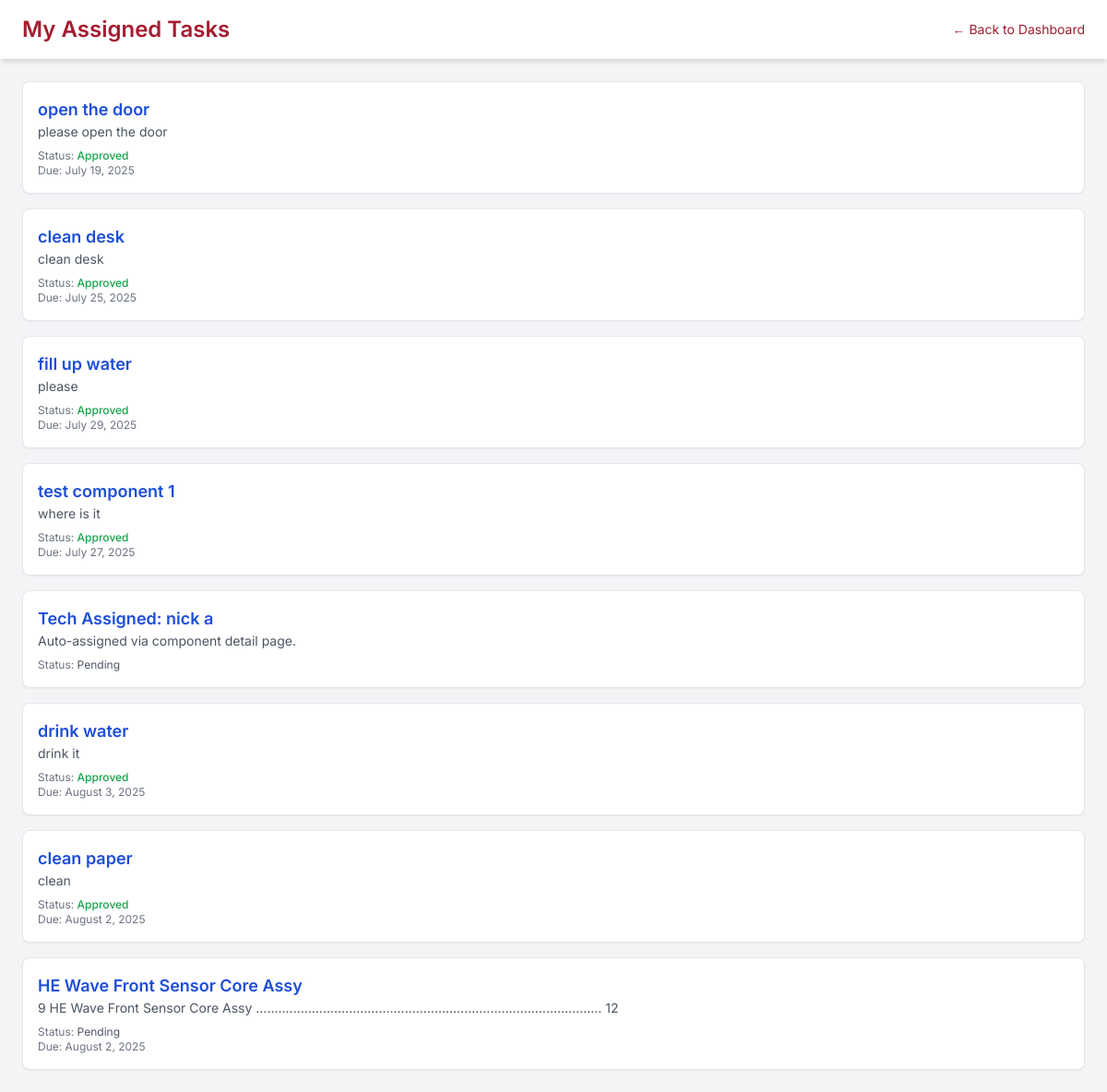
Screenshot of /my-tasks/ (signed in) with the database file from the repository.
### tracker/models.py (models this page shows, shortened)
class Task(models.Model):
    section = models.CharField(max_length=20, blank=True, null=True)
    title = models.CharField(max_length=100)
    description = models.TextField(blank=True)
    project = models.ForeignKey(Project, on_delete=models.CASCADE, related_name='tasks', null=True, blank=True)
    component = models.ForeignKey(Component, on_delete=models.SET_NULL, null=True, blank=True)
    assigned_to = models.ForeignKey(User, on_delete=models.SET_NULL, null=True, blank=True)
    completed = models.BooleanField(default=False)
    submitted_for_approval = models.BooleanField(default=False)
    is_approved = models.BooleanField(default=False)
    notes = models.TextField(blank=True, null=True)
    image = models.ImageField(upload_to='tasks/images/', blank=True, null=True)
    video = models.FileField(upload_to='tasks/videos/', blank=True, null=True)
    audio = models.FileField(upload_to='tasks/audio/', blank=True, null=True)
    document = models.FileField(upload_to='tasks/docs/', blank=True, null=True)
    due_date = models.DateField(null=True, blank=True)
    status = models.CharField(
        max_length=20,
        choices=[('todo', 'To Do'), ('in_progress', 'In Progress'), ('completed', 'Completed'), ('approved', 'Approved')],
        default='todo'
    )
    created_at = models.DateTimeField(auto_now_add=True)

### tracker/views.py (the view)
# urls.py: path('my-tasks/', views.tech_tasks_view, name='tech_tasks'),
@login_required
def tech_tasks_view(request):
    tasks = Task.objects.filter(assigned_to=request.user)
    return render(request, 'tracker/tech_tasks.html', {'tasks': tasks})

### tracker/templates/tracker/tech_tasks.html (shortened to what this page needs)
<!DOCTYPE html>
<html lang="en">
<head>
  <script src="https://cdn.tailwindcss.com"></script>
</head>
<body class="bg-gray-100 text-gray-800 font-inter">
  <header class="bg-white shadow-md px-6 py-4 flex justify-between items-center">
    <h1 class="text-2xl font-semibold text-[#a51c30]">My Assigned Tasks</h1>
    <a href="{% url 'tech_dashboard' %}" class="text-sm text-[#a51c30] hover:underline">← Back to Dashboard</a>
  </header>
  <main class="p-6">
    {% if tasks %}
      <ul class="space-y-4">
        {% for task in tasks %}
          <li class="bg-white shadow-sm rounded-lg p-4 border hover:bg-gray-50 transition">
            <a href="{% url 'task_detail' task.id %}" class="block">
              <h2 class="text-lg font-semibold text-blue-700 hover:underline">{{ task.title }}</h2>
              <p class="text-sm text-gray-600">{{ task.description }}</p>
              <div class="text-xs text-gray-500 mt-2">
                <p>Status:
                  {% if task.is_approved %}
                    <span class="text-green-600 font-medium">Approved</span>
                  {% elif task.completed %}
                    <span class="text-yellow-600 font-medium">Completed</span>
                  {% else %}
                    <span class="text-gray-600">Pending</span>
                  {% endif %}
                </p>
                {% if task.due_date %}
                  <p>Due: {{ task.due_date|date:"F j, Y" }}</p>
                {% endif %}
              </div>
            </a>
          </li>
        {% endfor %}
      </ul>
    {% else %}
      <p class="text-gray-600">You have no tasks assigned.</p>
    {% endif %}
  </main>
</body>
</html>

### tracker/templates/tracker/tech_tasks.html (style rules this page uses)
.font-inter { font-family: 'Inter', sans-serif; }

### rows the page displays
Task: title "open the door", description "please open the door", is_approved "Approved", due_date "July 19, 2025"
Task: title "clean desk", description "clean desk", is_approved "Approved", due_date "July 25, 2025"
Task: title "fill up water", description "please", is_approved "Approved", due_date "July 29, 2025"
Task: title "test component 1", description "where is it", is_approved "Approved", due_date "July 27, 2025"
Task: title "Tech Assigned: nick a", description "Auto-assigned via component detail page.", is_approved "Pending"
Task: title "drink water", description "drink it", is_approved "Approved", due_date "August 3, 2025"
Task: title "clean paper", description "clean", is_approved "Approved", due_date "August 2, 2025"
Task: title "HE Wave Front Sensor Core Assy", description "9 HE Wave Front Sensor Core Assy ............................................................................................. 12", is_approved "Pending", due_date "August 2, 2025"
